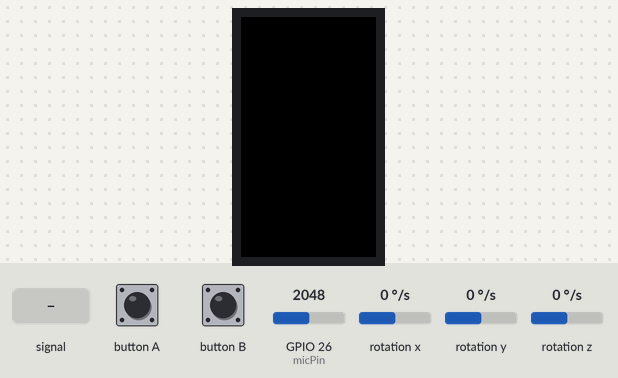
Recording of a sketch running on a simulated ESP32. On the bench: 240×135 colour display. Inputs (shaded band) come from the test bench; at power-on: rotation y 0 °/s, GPIO 26 (micPin) = 2048, rotation x 0 °/s, rotation z 0 °/s. Nothing arrives over Bluetooth unless stated; what the sketch prints to the serial monitor is not drawn.

Above: at 1.3 s.
1.4 s: button B pressed for 0.15 s
At 2.1 s:
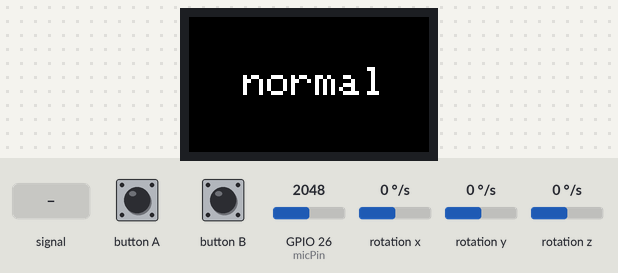
3.1 s: rotation y set to -13 °/s
4.7 s: rotation y set to -16 °/s
At 6.5 s:
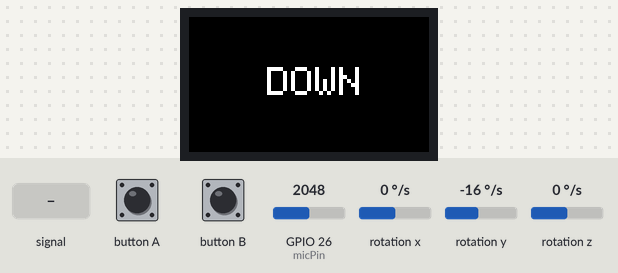
6.8 s: GPIO 26 (micPin) fed a 200 Hz sine of ±1842 counts around its level
At 7.4 s:
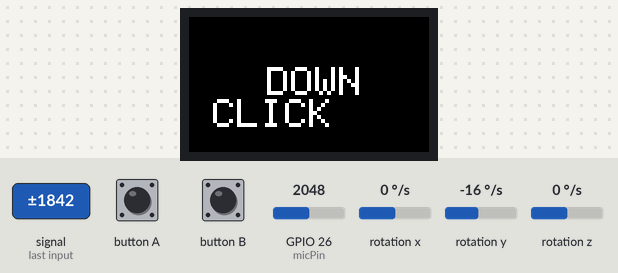
8.4 s: rotation y set to -1 °/s
10.2 s: rotation y set to 2 °/s
At 12.0 s:
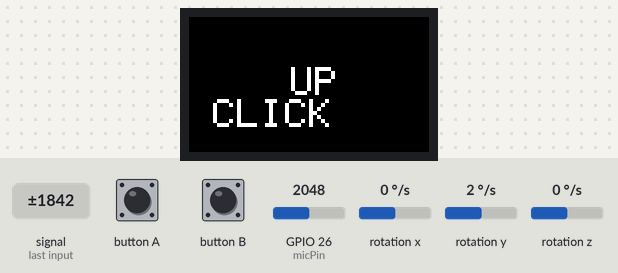
Timing chart, 0 to 13.5 s (numbered marks = the images above; inputs shaded):
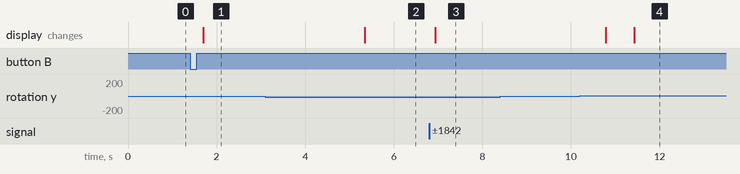

Measured:
- the behaviour switches between -14 and -15 °/s on rotation y (found by bisection; images 1 and 2)
- the behaviour switches between 0 and 1 °/s on rotation y (found by bisection; images 3 and 4)
- after the input at 1.4 s, the display: changes after 0.30 s (image 1)
- after the input at 3.1 s, every drawn part: stays the same
- after the input at 4.7 s, the display: changes after 0.64 s (image 2)
- after the input at 6.8 s, the display: changes after 0.13 s (image 3)
- after the input at 8.4 s, every drawn part: stays the same
- after the input at 10.2 s, the display: first changes after 0.59 s (image 4 shows a later state)

The sketch:

m5stickc.ino
```cpp
#include <M5StickCPlus.h>
#include "BluetoothSerial.h"

// float accX = 0.0F;
// float accY = 0.0F;
// float accZ = 0.0F;

float gyroX = 0.0F;
float gyroY = 0.0F;
float gyroZ = 0.0F;

// float pitch = 0.0F;
// float roll  = 0.0F;
// float yaw   = 0.0F;

enum position {
  original,
  up,
  down,
  left,
  right
};
const char* positionStr[] = {"original", "up", "down","left","right"};

int nUp = 0;
int nDown = 0;
int nLeft = 0;
int nRight = 0;
int nStop = 0;
int nClick = 0;
int threshold = 4;
enum position headState;
int micVol = 0;

int headup = 0;
int btnA = 39; // SELECT BUTTON
int btnB = 37; // MENU BUTTON
int micPin = 26; // External Microphone MAX4466

#if !defined(CONFIG_BT_ENABLED) || !defined(CONFIG_BLUEDROID_ENABLED)
#error Bluetooth is not enabled! Please run `make menuconfig` to and enable it
#endif

#if !defined(CONFIG_BT_SPP_ENABLED)
#error Serial Bluetooth not available or not enabled. It is only available for the ESP32 chip.
#endif

BluetoothSerial SerialBT;

void setup() {
    M5.begin();             // Init M5StickC Plus.  初始化 M5StickC Plus
    M5.Imu.Init();          // Init IMU.  初始化IMU
    M5.Lcd.setRotation(1);  // Rotate the screen. 将屏幕旋转
    M5.Lcd.fillScreen(BLACK);
    M5.Lcd.setTextSize(4);

    Serial.begin(115200);
    pinMode(btnA,INPUT_PULLUP);
    pinMode(btnB,INPUT_PULLUP);
    headState = original;
    SerialBT.begin("contactlessMouse"); //Bluetooth device name


}

void loop() {
    static float temp = 0;
    M5.IMU.getGyroData(&gyroX, &gyroY, &gyroZ);

    micVol = analogRead(micPin);
    if(micVol > 3500 || micVol < 1){
      nClick++;
    }else{
      nClick = 0;
    }


    // Head move? add position count: add normal count;
    if((gyroY > 0) || (gyroY < -14) || (gyroZ < 0) || (gyroZ > 10)){
      if (gyroY > 0){
        nUp++;
      }else if(gyroY < -14){
        nDown++;
      }
      if(gyroZ < 0){
        nLeft++;
      }else if(gyroZ > 10){
        nRight++;
      }
    }else{
      nStop++;
    }

    // Any position > threshold: perform action
    if(nUp >= threshold){
      if(headState == down){
        headState = original;
      }else{
        headState = up;
      }
      nReset();
    }else if(nDown >= threshold){
      if(headState == up){
        headState = original;
      }else{
        headState = down;
      }
      nReset();
    }

    if(nRight >= threshold){
      if(headState == left){
        headState = original;
      }else{
        headState = right;
      }
      nReset();
    }else if(nLeft >= threshold){
      if(headState == right){
        headState = original;
      }else{
        headState = left;
      }
      nReset();
    }

    // reset all position if idle
    if(nStop >= 3){
      nReset();
    }

    if (headup>0 && headup<3){
      Serial.printf("Value: %5.2f   %5.2f   %5.2f\n", gyroX, gyroY, gyroZ);
      Serial.println(positionStr[headState]);
      // bluetoothSend(positionStr[headState]);
      if (headState == up){
        M5.Lcd.setCursor(30, 50);
        M5.Lcd.printf("   UP   ");
        bluetoothSend("m:u");
      }else if(headState == down){
        M5.Lcd.setCursor(30, 50);
        M5.Lcd.printf("  DOWN  ");
        bluetoothSend("m:d");
      }else if(headState == left){
        M5.Lcd.setCursor(30, 50);
        M5.Lcd.printf("  LEFT  ");
        bluetoothSend("m:l");
      }else if(headState == right){
        M5.Lcd.setCursor(30, 50);
        M5.Lcd.printf(" RIGHT  ");
        bluetoothSend("m:r");
      }else if(headState == original){
        M5.Lcd.setCursor(30, 50);
        M5.Lcd.printf(" normal ");
        bluetoothSend("o");
      }

      if(nClick == 1){
        M5.Lcd.printf(" CLICK  ");
        bluetoothSend("c");
      }

    }

    if (digitalRead(btnA) == LOW) {
      headup++;
    }
    if (digitalRead(btnB) == LOW) {
      headup = 0;
      headState = original;
      nReset();
    }

    delay(150);
}

void nReset(){
  nUp = 0;
  nDown = 0;
  nLeft = 0;
  nRight = 0;
  nStop = 0;
}

void bluetoothSend(String line)
{
    // Serial.printf("%s", line);
    unsigned l = line.length();
    for(int i=0; i<l; i++)
    {
        if(line[i]!='\0')
            SerialBT.write(byte(line[i]));
    }
    SerialBT.write(10); // \n
}
```
